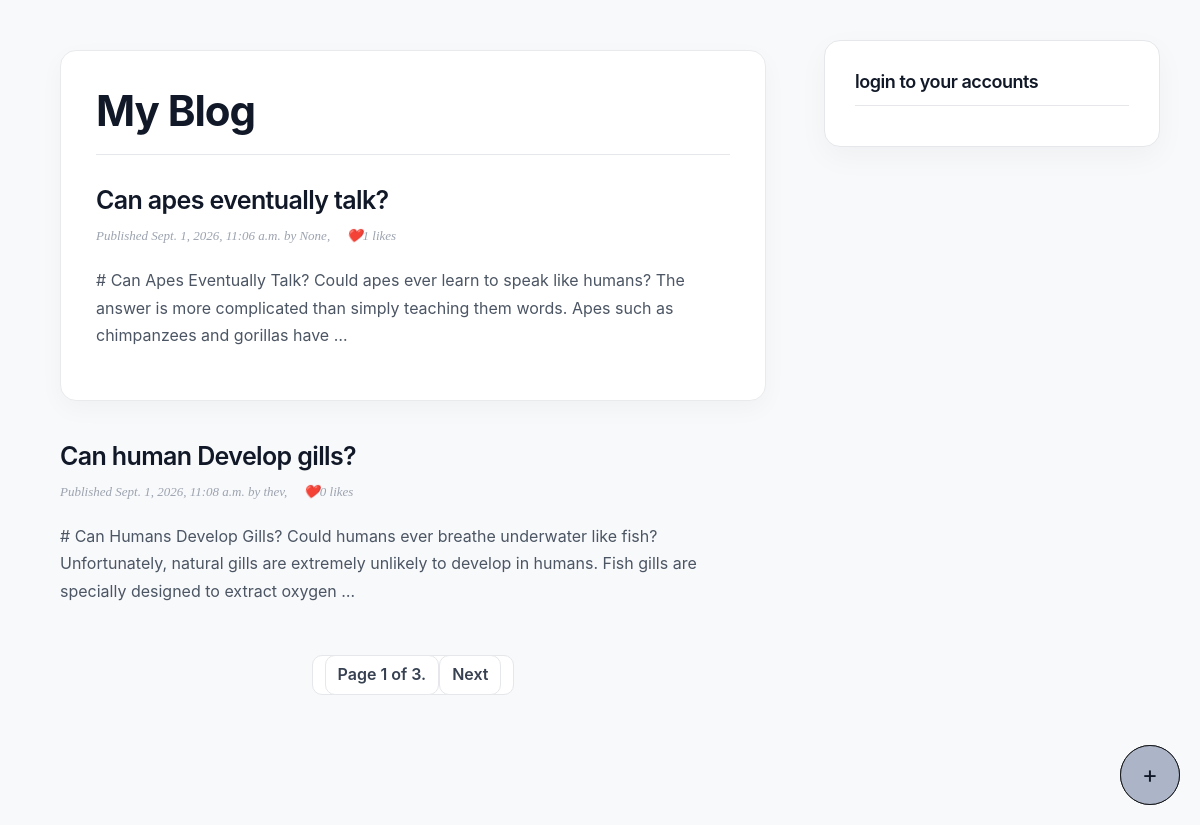
The page / on the database its author committed.
### post/models.py (models this page shows, shortened)
class Post(models.Model):
    class Status(models.TextChoices):
        DRAFT = "draft", "Draft"
        PUBLISHED = "published", "Published"
    title = models.CharField(max_length=255)
    slug = models.SlugField()
    def get_absolute_url(self):
        return reverse("post:post_detail", args=[self.id])
    author = models.ForeignKey(
        User, on_delete=models.CASCADE, related_name="blog_posts",null=True,blank=True
    )
    publish = models.DateTimeField(null=True, blank=True)
    status = models.CharField(
        max_length=10, choices=Status.choices, default=Status.DRAFT
    )
    created_at = models.DateTimeField(auto_now_add=True)
    updated_at = models.DateTimeField(auto_now=True)
    content = models.TextField(default="")
    objects = models.Manager()

### post/views.py (the view)
# urls.py: path("", post_list, name="post_list"),
def post_list(request):
    posts = Post.objects.all()
    try:
            paginator = Paginator(posts,2)
            page_number = request.GET.get("page")
            posts = paginator.get_page(page_number)
    except PageNotAnInteger:
            posts = paginator.page(1)
    except Exception as e:
            print(f"An error occurred:{e}")
            posts = paginator.page(1)
    context = {'posts':posts,"paginator":paginator,"page_obj":posts}
    return render(request,
                  "post/post_list.html",context
                  )

### post/templates/post/post_list.html (shortened to what this page needs)
{% extends "base.html" %}
{% block content %}
<article class="post">
    <h1>My Blog</h1>
    {% for post in posts %}
        <h2>
        <a href="{{ post.get_absolute_url }}">
            {{ post.title }}
        </a>
        </h2>
        <p class="date">
            Published {{ post.publish }} by {{ post.author }},  &nbsp;&nbsp;&nbsp; ❤️{{ post.likes.count }} likes
        </p>
        {{ post.content|truncatewords:30|linebreaks }}
        </article>
        <div class="create-div">
                <a class="btn" href="/create"><button>+</button></a>
        </div>
    {% endfor %}
    {% include "pagination.html" with paginator=paginator page_obj=posts %}
{% endblock %}

### accounts/templates/base.html (shortened to what this page needs)
{% load static %}
<!DOCTYPE html>
<html>
<head>
  <link href="{% static "css/blog.css" %}" rel="stylesheet">
</head>
<body>
  <div id="content">
    {% block content %}
    {% endblock %}
  </div>
  <div id="sidebar">
    <h2>login to your accounts</h2>
  </div>
</body>
</html>

### post/templates/pagination.html (shortened to what this page needs)
<div class="pagination">
  <span class="step-links">
    <span class="current">
      Page {{ page_obj.number }} of {{ paginator.num_pages }}.
    </span>
    {% if page_obj.has_next %}
    <a href="?page={{ page_obj.next_page_number }}">Next</a>
    {% endif %}
  </span>
</div>

### post/static/css/blog.css (style rules this page uses)
* { box-sizing: border-box; }
html { scroll-behavior: smooth; }
body { margin: 0; padding: 0; background: #f8f9fb; color: #17191c; font-family: -apple-system, BlinkMacSystemFont, "Segoe UI", Roboto, Helvetica, Arial, sans-serif; line-height: 1.7; }
a { color: #111827; text-decoration: none; transition: color 0.2s ease, opacity 0.2s ease; }
h1, h2, h3 { color: #111827; line-height: 1.2; letter-spacing: -0.025em; }
h1 { font-size: 42px; font-weight: 700; margin: 0 0 30px; padding-bottom: 18px; border-bottom: 1px solid #e5e7eb; }
h2 { font-size: 25px; font-weight: 600; margin: 40px 0 10px; }
.create-div { position: fixed; bottom: 20px; right: 20px; z-index: 1000; }
button { all: unset; cursor: pointer; }
.btn { width: 60px; height: 60px; font-size: x-large; background-color: #acb4c7; border: 1px solid #17191c; border-radius: 50%; display: flex; align-items: center; justify-content: center; padding: 0; }
p { color: #4b5563; }
#content { float: left; width: 68%; padding: 50px 50px 80px 60px; }
#sidebar { float: right; width: 28%; margin: 40px 40px 40px 0; padding: 30px; background: #ffffff; border: 1px solid #e5e7eb; border-radius: 16px; box-shadow: 0 10px 30px rgba(0, 0, 0, 0.04); }
.post { background: #ffffff; padding: 35px; margin-bottom: 30px; border: 1px solid #e9eaec; border-radius: 16px; box-shadow: 0 8px 25px rgba(0, 0, 0, 0.035); transition: transform 0.2s ease, box-shadow 0.2s ease; }
.post h2 { margin-top: 0; }
.post h2 a { color: #111827; }
p.date { color: #9ca3af; font-family: Georgia, serif; font-size: 13px; font-style: italic; margin: 8px 0 20px; }
#sidebar h2 { font-size: 18px; margin-top: 0; padding-bottom: 12px; border-bottom: 1px solid #e5e7eb; }
.pagination { display: flex; align-items: center; justify-content: center; gap: 8px; margin: 50px 0; font-weight: 600; }
.pagination a, .pagination span { display: inline-flex; align-items: center; justify-content: center; min-width: 40px; height: 40px; padding: 0 12px; border: 1px solid #e5e7eb; border-radius: 10px; background: #ffffff; color: #374151; transition: all 0.2s ease; }

### rows shown on the page
Post: title "Can apes eventually talk?", publish "Sept. 1, 2026, 11:06 a.m.", author "None", likes.count "1", content "# Can Apes Eventually Talk? Could apes ever learn to speak like humans? The answer is more complicated than simply teaching them words. Apes such as chimpanzees and gorillas have …"
Post: title "Can human Develop gills?", publish "Sept. 1, 2026, 11:08 a.m.", author "thev", likes.count "0", content "# Can Humans Develop Gills? Could humans ever breathe underwater like fish? Unfortunately, natural gills are extremely unlikely to develop in humans. Fish gills are specially designed to extract oxygen …"

### other values the page prints
{{ page_obj.number }} "1"
{{ paginator.num_pages }} "3"
